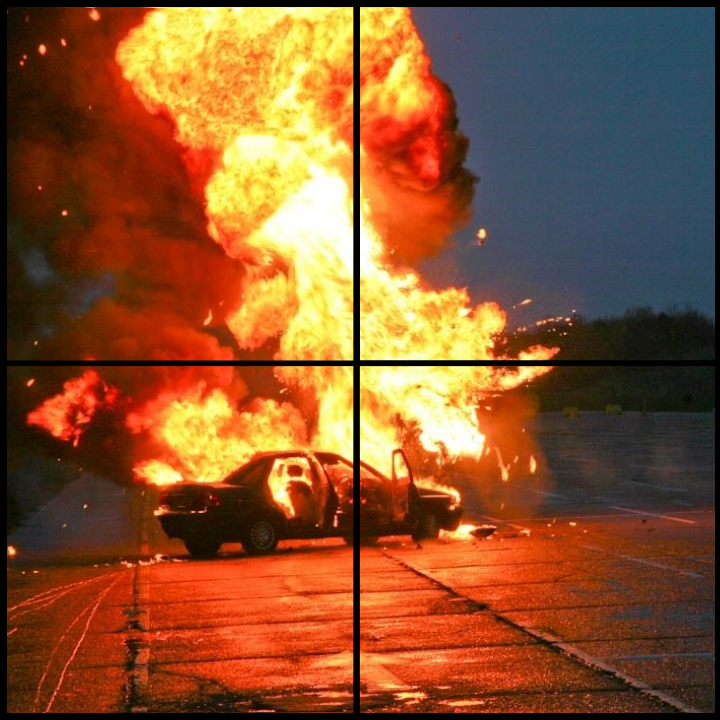
#> input picture kode/Meledak.png, 720 x 720 px
$ jupyter execute JurnalSementara_Reza.ipynb
#> lines starting #> are read from the running program, lines starting #| are printed output that depends on the picture
[cell 1]
import numpy as np
import matplotlib.pyplot as plt
import cv2 as cv

[cell 2]
duar1 = cv.imread("Meledak.png", cv.IMREAD_GRAYSCALE)
#> duar1: shape (720, 720); min 0, max 255, mean 94.7
plt.imshow(duar1)

[cell 3]
def slicing_4(gambar):
    h, w = gambar.shape[:2]
#> h = 720; w = 720
    h_mid = h // 2
#> h_mid = 360
    w_mid = w // 2
#> w_mid = 360
    kiri_atas = gambar[:h_mid, :w_mid]
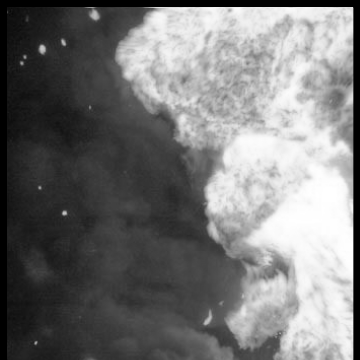
#> kiri_atas: shape (360, 360); min 0, max 255, mean 117.7
    kanan_atas = gambar[:h_mid, w_mid:]
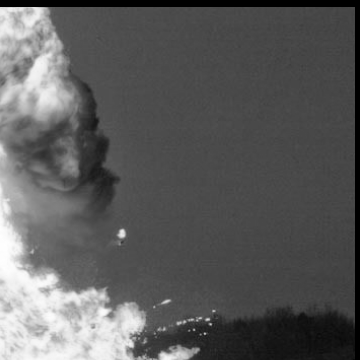
#> kanan_atas: shape (360, 360); min 0, max 255, mean 91.5
    kiri_bawah = gambar[h_mid:, :w_mid]
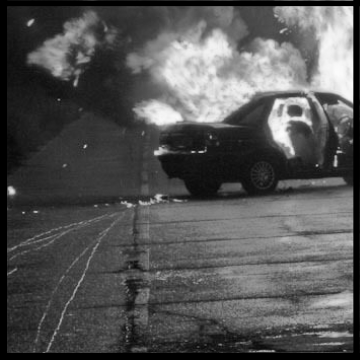
#> kiri_bawah: shape (360, 360); min 0, max 252, mean 83.9
    kanan_bawah = gambar[h_mid:, w_mid:]
    return kiri_atas, kanan_atas, kiri_bawah, kanan_bawah
d1, d2, d3, d4 = slicing_4(duar1)
plt.subplot(2,2,1)
plt.imshow(d1)
plt.axis('off')
plt.title('part 1')

plt.subplot(2,2,2)
plt.imshow(d2)
plt.axis('off')
plt.title('part 2')

plt.subplot(2,2,3)
plt.imshow(d3)
plt.axis('off')
plt.title('part 3')

plt.subplot(2,2,4)
plt.imshow(d4)
plt.axis('off')
plt.title('part 4')

[cell 4]
def dilatasi(image, p1=0, p2=0, p3=0, p4=0):
#> called with p1 = 15, p2 = 0, p3 = 15, p4 = 15
    h, w = image.shape
#> h = 360; w = 360
    dilated = np.zeros((h * 2, w * 2), dtype=image.dtype)
    for y in range(h * 2):
        for x in range(w * 2):
            dilated[y][x] = image[int(y / 2)][int(x / 2)]
    sy, ey = max(0, p1), min(h * 2, h * 2 - p2)
#> sy = 15; ey = 720
    sx, ex = max(0, p3), min(w * 2, w * 2 - p4)
#> sx = 15; ex = 705
    return dilated[sy:ey, sx:ex]

d1a=dilatasi(d1, 15,0,15,15)
d2a=dilatasi(d2, 15,0,15,15)
d3a=dilatasi(d3, 15,15,15,15)
d4a=dilatasi(d4, 15,15,15,15)
#> call 4 of dilatasi, with p1 = 15, p2 = 15, p3 = 15, p4 = 15
#> in dilatasi (call 4), `return dilated[sy:ey, sx:ex]`:
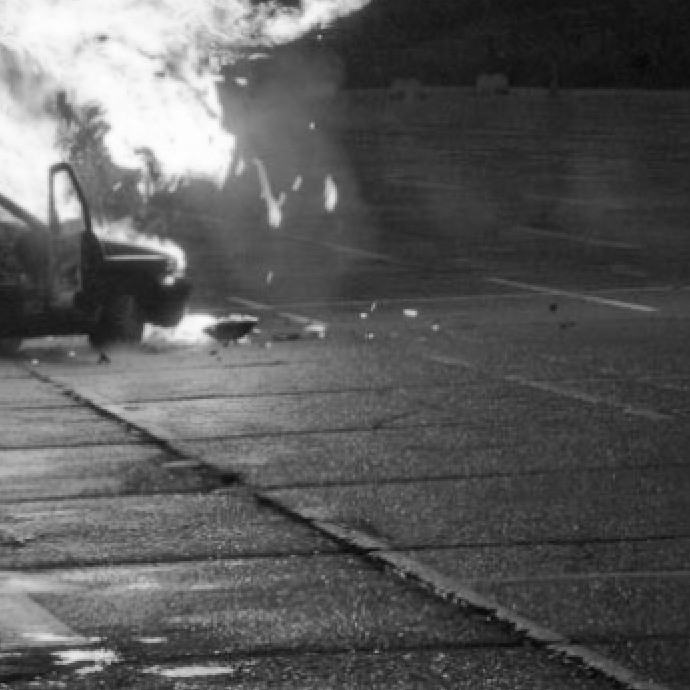
#> returned value: shape (690, 690); min 6, max 254, mean 89.5
plt.subplot(2,2,1)
plt.imshow(d1a)
plt.subplot(2,2,2)
plt.imshow(d2a)
plt.subplot(2,2,3)
plt.imshow(d3a)
plt.subplot(2,2,4)
plt.imshow(d4a)

[cell 5]
def merge_h(citra_1, citra_2):
    c1, c2 = np.array(citra_1), np.array(citra_2)
    tinggi = max(c1.shape[0], c2.shape[0])
#> tinggi = 705
    lebar = c1.shape[1] + c2.shape[1]
#> lebar = 1380
    hasil = np.zeros((tinggi, lebar), dtype=c1.dtype)
    hasil[0:c1.shape[0], 0:c1.shape[1]] = c1
    hasil[0:c2.shape[0], c1.shape[1]:] = c2
    return hasil
def merge_v(citra_1, citra_2):
    c1, c2 = np.array(citra_1), np.array(citra_2)
    tinggi = c1.shape[0] + c2.shape[0]
#> tinggi = 1395
    lebar = max(c1.shape[1], c2.shape[1])
#> lebar = 1380
    hasil = np.zeros((tinggi, lebar), dtype=c1.dtype)
    hasil[0:c1.shape[0], 0:c1.shape[1]] = c1
#> hasil: shape (1395, 1380)
    hasil[c1.shape[0]:, 0:c2.shape[1]] = c2
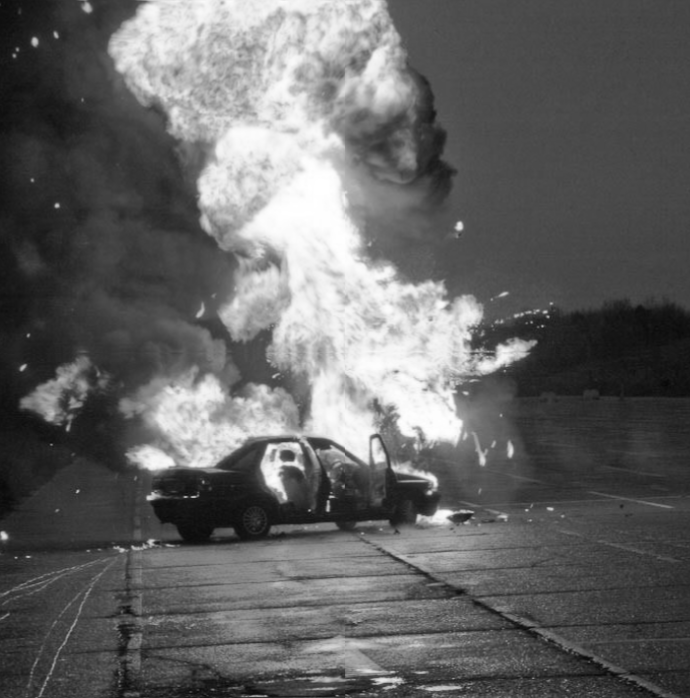
#> hasil: shape (1395, 1380) (shown at 1/2 size); min 6, max 255, mean 99.4
    return hasil

atas1 = merge_h(d1a,d2a)
bawah1 = merge_h(d3a, d4a)
duar2 = merge_v(atas1,bawah1)
plt.imshow(duar2, cmap="gray")
plt.axis('off')

[cell 6]
def ekualisasi(image):
    hist = np.zeros(256, dtype=int)
    height, width = image.shape
#> height = 1395
    for i in range(height):
        for j in range(width):
            val = image[i, j]
            hist[val] += 1
#> after the loop, hist = 256 values, max 41864 at index 72, min 0 at index 0, mean 7519.9

    cdf = np.zeros(256, dtype=int)
    for i in range(256):
        cdf[i] = np.sum(hist[0:i+1])
#> after the loop, cdf = 256 values from 0 to 1925100

    hasil = np.round(((cdf * 255) / (height * width))).astype(np.uint8)
#> hasil = 256 values from 0 to 255

    equalized_img = np.zeros_like(image)
    for i in range(height):
        for j in range(width):
            equalized_img[i, j] = hasil[image[i, j]]
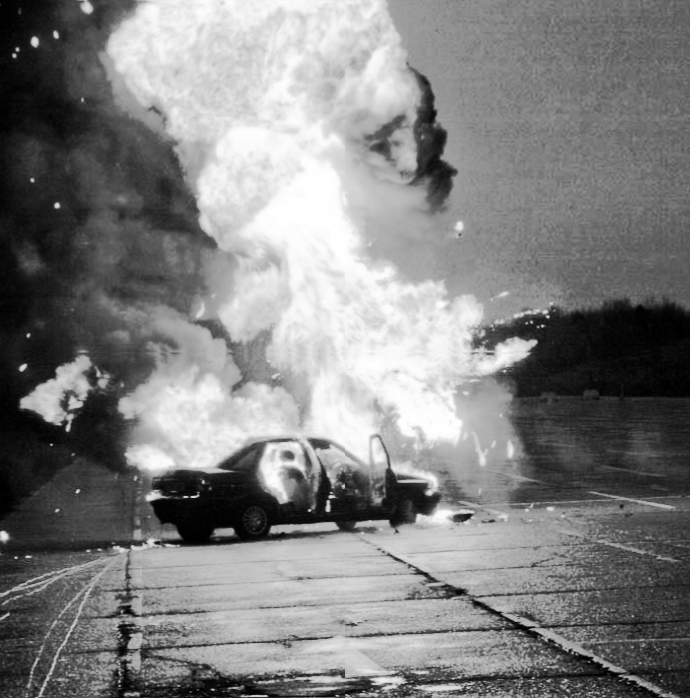
#> equalized_img: shape (1395, 1380) (shown at 1/2 size); min 0, max 255, mean 128.4

    return equalized_img

duar2e = ekualisasi(duar2)
plt.imshow(duar2e, cmap ="gray")

[cell 7]
def buat_hist(citra):
    histogram = [0] * 256
    height = len(citra)
#> height = 1395
    width = len(citra[0]) if height > 0 else 0
#> width = 1380
    for i in range(height):
        for j in range(width):
            val = int(citra[i][j])
            histogram[val] += 1
#> after the loop, histogram has the same summary as hist in ekualisasi
    return histogram
def plot_histogram(histogram, title, ImgColor):
    plt.figure(figsize=(10, 5))
    plt.xlabel("Intensitas Piksel")
    plt.title(title)
    plt.ylabel("Jumlah Piksel")
    plt.bar(range(256), histogram, color=ImgColor, width=0.8)
    plt.show()

duar2hist = buat_hist(duar2)
#> duar2hist has the same summary as hist in ekualisasi
duar2ehist = buat_hist(duar2e)
#> duar2ehist = 256 values, max 41864 at index 115, min 0 at index 5, mean 7519.9
plot_histogram(duar2hist, "sebelum ekualisasi", "blue")
plot_histogram(duar2ehist, "sesudah ekualisasi", "green")

[cell 8]
wdh = cv.imread("Windut.png", cv.IMREAD_GRAYSCALE)
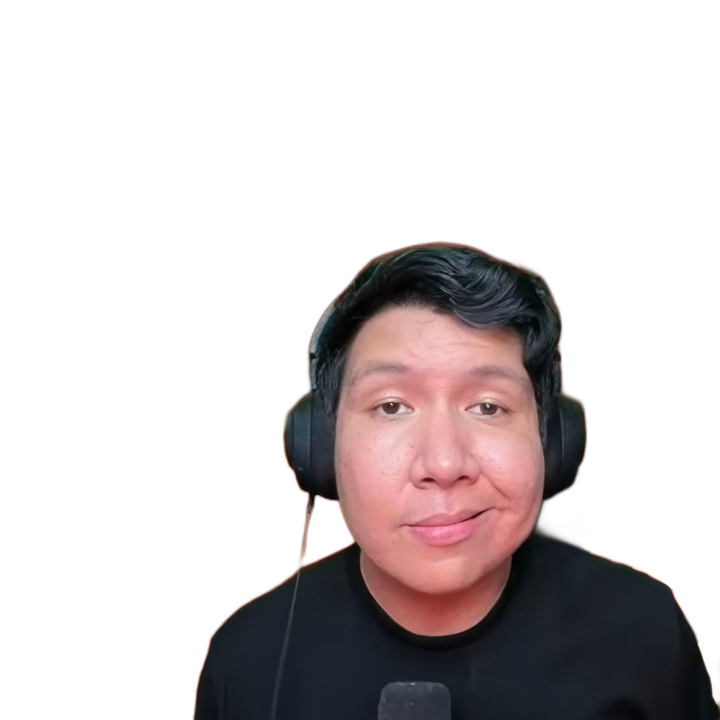
#> input picture kode/Windut.png, 720 x 720 px
#> wdh: shape (720, 720); min 1, max 255, mean 204.3
bng = cv.imread("Bunga.png", cv.IMREAD_GRAYSCALE)
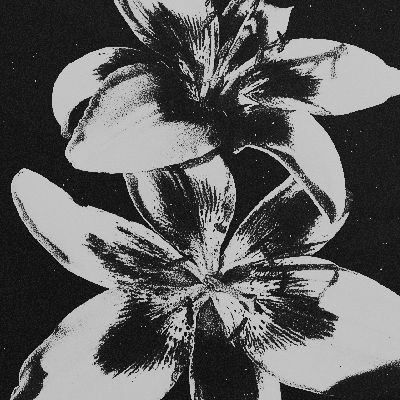
#> input picture kode/Bunga.png, 400 x 400 px
#> bng is the input picture: shape (400, 400); min 0, max 228, mean 95.4
plt.subplot(2,2,1)
plt.imshow(wdh, cmap = "gray")
plt.subplot(2,2,2)
plt.imshow(bng, cmap = "gray")

[cell 9]
def histogram_equalization(image):
    hist = np.zeros(256, dtype=int)
    height, width = image.shape
    for i in range(height):
        for j in range(width):
            val = image[i, j]
            hist[val] += 1
#> after the loop, hist = 256 values, max 362624 at index 255, min 0 at index 0, mean 2025

    cdf = np.zeros(256, dtype=int)
    for i in range(256):
        cdf[i] = np.sum(hist[0:i+1])
#> after the loop, cdf = 256 values from 0 to 518400

    hasil = np.round(((cdf * 255) / (height * width)))
#> hasil = 256 values from 0 to 255
    return hasil.astype(np.uint8)

def cari_terdekat(val, target):
    min_diff = abs(val - target[0])
    min_index = 0
    for i in range(1, len(target)):
        cek = abs(val - target[i])
        if min_diff > cek:
            min_diff = cek
            min_index = i
    return min_index

def spesifikasi_histogram(source_image, target_image):
    citra_asal = histogram_equalization(source_image)
#> citra_asal = 256 values from 0 to 255
    citra_target = histogram_equalization(target_image)
#> citra_target = 256 values from 0 to 255

    mapping = np.zeros(256, dtype=int)
    for i in range(256):
        mapping[i] = cari_terdekat(citra_asal[i], citra_target)
#> this loop made 256 passes
#> after the loop, mapping = 256 values from 0 to 212

    height, width = source_image.shape
    hasil_spesifikasi = np.zeros_like(source_image)
    for i in range(height):
        for j in range(width):
            hasil_spesifikasi[i, j] = mapping[source_image[i, j]]
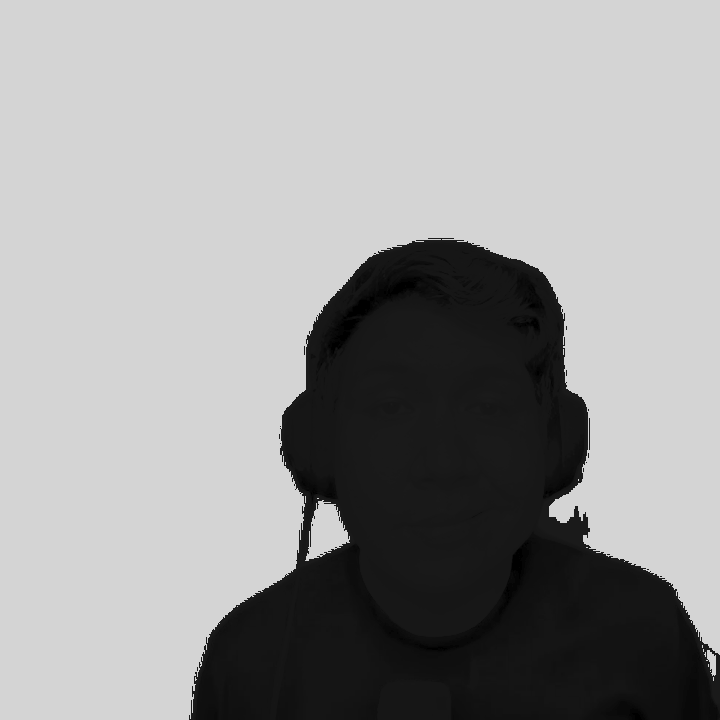
#> hasil_spesifikasi: shape (720, 720); min 0, max 212, mean 154.5

    return hasil_spesifikasi

windah2 = spesifikasi_histogram(wdh, bng)
whisto = buat_hist(windah2)
#> whisto = 256 values, max 362624 at index 212, min 0 at index 1, mean 2025
plt.imshow(windah2, cmap ="gray")
plot_histogram(whisto, "spesifikasi windut dengan bunga", "red")
#> call 3 of plot_histogram, with title = 'spesifikasi windut dengan bunga', ImgColor = 'red'
#> in plot_histogram (call 3), `plt.show()`:
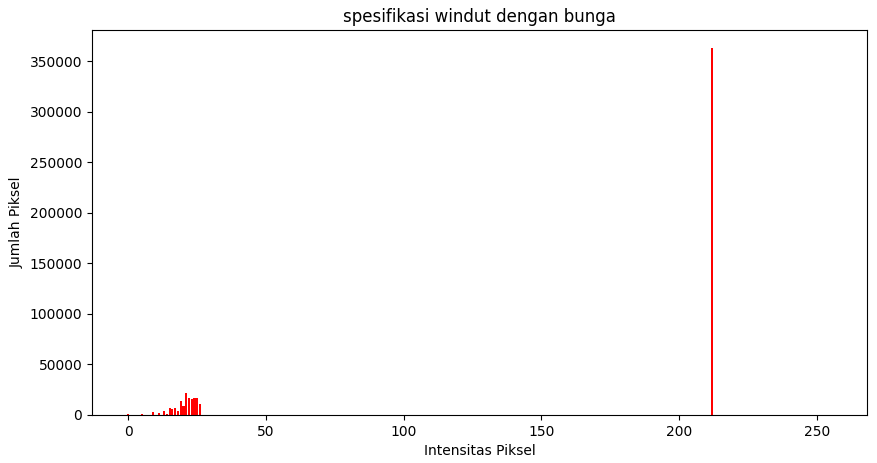
#> figure drawn by matplotlib, 1 panel; tallest bar 362624 high, from x = 211.6 to 212.4
